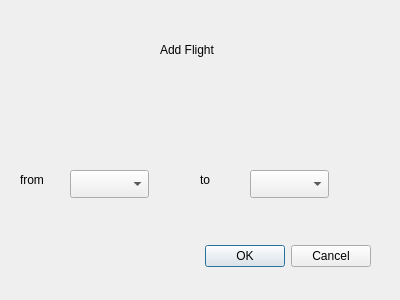
<?xml version="1.0" encoding="UTF-8"?>
<ui version="4.0">
 <class>AddFlight</class>
 <widget class="QDialog" name="AddFlight">
  <property name="geometry">
   <rect>
    <x>0</x>
    <y>0</y>
    <width>400</width>
    <height>300</height>
   </rect>
  </property>
  <property name="windowTitle">
   <string>Dialog</string>
  </property>
  <widget class="QDialogButtonBox" name="buttonBox">
   <property name="geometry">
    <rect>
     <x>30</x>
     <y>240</y>
     <width>341</width>
     <height>32</height>
    </rect>
   </property>
   <property name="orientation">
    <enum>Qt::Orientation::Horizontal</enum>
   </property>
   <property name="standardButtons">
    <set>QDialogButtonBox::StandardButton::Cancel|QDialogButtonBox::StandardButton::Ok</set>
   </property>
  </widget>
  <widget class="QLabel" name="label">
   <property name="geometry">
    <rect>
     <x>160</x>
     <y>40</y>
     <width>71</width>
     <height>20</height>
    </rect>
   </property>
   <property name="text">
    <string>Add Flight</string>
   </property>
  </widget>
  <widget class="QLabel" name="label_2">
   <property name="geometry">
    <rect>
     <x>20</x>
     <y>170</y>
     <width>41</width>
     <height>20</height>
    </rect>
   </property>
   <property name="text">
    <string>from</string>
   </property>
  </widget>
  <widget class="QComboBox" name="comboBox">
   <property name="geometry">
    <rect>
     <x>70</x>
     <y>170</y>
     <width>79</width>
     <height>28</height>
    </rect>
   </property>
  </widget>
  <widget class="QComboBox" name="comboBox_2">
   <property name="geometry">
    <rect>
     <x>250</x>
     <y>170</y>
     <width>79</width>
     <height>28</height>
    </rect>
   </property>
  </widget>
  <widget class="QLabel" name="label_3">
   <property name="geometry">
    <rect>
     <x>200</x>
     <y>170</y>
     <width>41</width>
     <height>20</height>
    </rect>
   </property>
   <property name="text">
    <string>to</string>
   </property>
  </widget>
 </widget>
 <resources/>
 <connections>
  <connection>
   <sender>buttonBox</sender>
   <signal>accepted()</signal>
   <receiver>AddFlight</receiver>
   <slot>accept()</slot>
   <hints>
    <hint type="sourcelabel">
     <x>248</x>
     <y>254</y>
    </hint>
    <hint type="destinationlabel">
     <x>157</x>
     <y>274</y>
    </hint>
   </hints>
  </connection>
  <connection>
   <sender>buttonBox</sender>
   <signal>rejected()</signal>
   <receiver>AddFlight</receiver>
   <slot>reject()</slot>
   <hints>
    <hint type="sourcelabel">
     <x>316</x>
     <y>260</y>
    </hint>
    <hint type="destinationlabel">
     <x>286</x>
     <y>274</y>
    </hint>
   </hints>
  </connection>
 </connections>
</ui>
